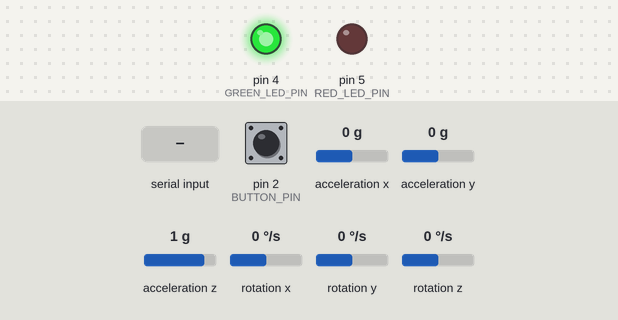
Simulated run of this sketch. Board: Arduino Uno, built with avr-gcc and run on an emulated ATmega328P. Shown: output pins drawn as LEDs (lit = HIGH). Wiring (inferred from the names in the program): MPU-6050 motion sensor at I2C address 0x68. Dashed ring = blinking. The inputs (shaded band) are chosen by the test bench; at power-on: pin 2 (BUTTON_PIN) HIGH, acceleration x 0 g, acceleration y 0 g, acceleration z 1 g, rotation x 0 °/s, rotation y 0 °/s, rotation z 0 °/s. What the sketch prints to the serial monitor is not drawn.

Above: at 2.1 s.
2.2 s: "C" received over Serial
At 2.6 s:
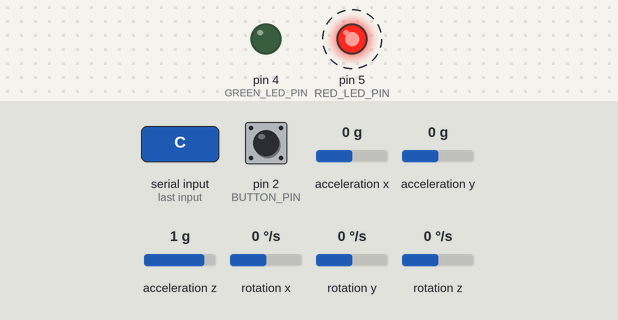
8.2 s: "F" received over Serial
At 8.5 s:
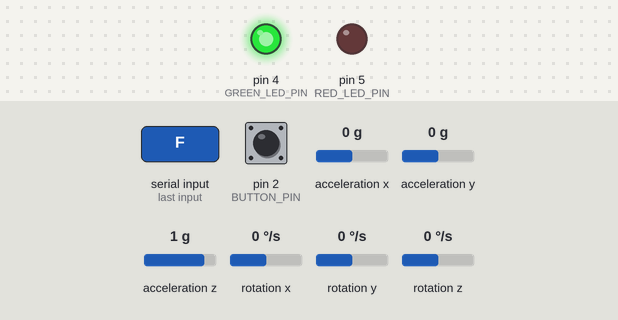
Timing chart, 0 to 11.2 s (numbered marks = the images above; inputs shaded):
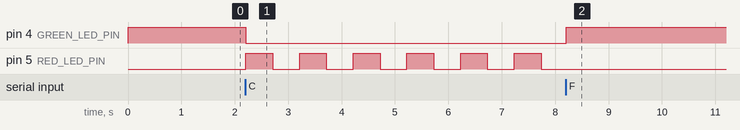

Measured:
- after the input at 2.2 s, pin 4 (GREEN_LED_PIN): HIGH → LOW at once; pin 5 (RED_LED_PIN): alternates HIGH for 0.50 s and LOW for 0.50 s, starting at once
- after the input at 8.2 s, pin 4 (GREEN_LED_PIN): LOW → HIGH at once; pin 5 (RED_LED_PIN): stops changing and stays LOW

The sketch:

tilt_plane_controller.ino
```cpp
/*
  Tilt Flight controller: Arduino Uno + MPU6050 + pushbutton.
  MPU6050: VCC according to the breakout's specification, GND->GND,
  SDA->A4, SCL->A5, AD0->GND (address 0x68).
  Button: D2 to one side, GND to the other (INPUT_PULLUP).

  Serial at 115200: pitch_deg,roll_deg,yaw_rate_dps,button (CSV)
  Pitch/roll are complementary-filtered accel+gyro angles; yaw is gyro Z rate.
  The MPU6050 has no compass, so it cannot provide an absolute heading.
*/
#include <Wire.h>

const uint8_t MPU_ADDR = 0x68;
const uint8_t BUTTON_PIN = 2;
// LEDs: connect each pin to an LED anode through a resistor; cathodes go to GND.
const uint8_t GREEN_LED_PIN = 4;
const uint8_t RED_LED_PIN = 5;
const float ACCEL_LSB_PER_G = 16384.0f;     // +/-2 g after reset
const float GYRO_LSB_PER_DPS = 131.0f;      // +/-250 deg/s after reset
const float COMPLEMENTARY_ALPHA = 0.96f;
const uint16_t CAL_SAMPLES = 180;

float gyroBiasX = 0, gyroBiasY = 0, gyroBiasZ = 0;
float pitchDeg = 0, rollDeg = 0, yawRateDps = 0;
bool anglesReady = false;
unsigned long previousMicros = 0;
int buttonStable = HIGH, buttonCandidate = HIGH;
unsigned long buttonChangedAt = 0;
bool flightActive = true;
bool crashLedOn = false;
unsigned long lastCrashLedToggle = 0;

void readFlightStateCommand() {
  while (Serial.available() > 0) {
    char command = Serial.read();
    if (command == 'F') {
      flightActive = true;
      crashLedOn = false;
      digitalWrite(GREEN_LED_PIN, HIGH);
      digitalWrite(RED_LED_PIN, LOW);
    } else if (command == 'C') {
      flightActive = false;
      crashLedOn = true;
      lastCrashLedToggle = millis();
      digitalWrite(GREEN_LED_PIN, LOW);
      digitalWrite(RED_LED_PIN, HIGH);
    }
  }
}

void updateLeds() {
  if (flightActive) return;
  unsigned long now = millis();
  if (now - lastCrashLedToggle >= 500) {
    lastCrashLedToggle = now;
    crashLedOn = !crashLedOn;
    digitalWrite(RED_LED_PIN, crashLedOn ? HIGH : LOW);
  }
}

bool readFrame(int16_t &ax, int16_t &ay, int16_t &az,
               int16_t &gx, int16_t &gy, int16_t &gz) {
  Wire.beginTransmission(MPU_ADDR);
  Wire.write(0x3B); // accel X high byte; accel, temperature, then gyro
  if (Wire.endTransmission(false) != 0) return false;
  if (Wire.requestFrom(MPU_ADDR, (uint8_t)14, (uint8_t)true) != 14) {
    while (Wire.available()) Wire.read();
    return false;
  }
  int16_t values[7];
  for (uint8_t i = 0; i < 7; ++i) {
    uint8_t hi = Wire.read();
    uint8_t lo = Wire.read();
    values[i] = (int16_t)(((uint16_t)hi << 8) | lo);
  }
  ax = values[0]; ay = values[1]; az = values[2];
  gx = values[4]; gy = values[5]; gz = values[6];
  return true;
}

void setup() {
  Serial.begin(115200);
  Wire.begin();
  Wire.setClock(400000);
  pinMode(BUTTON_PIN, INPUT_PULLUP);
  pinMode(GREEN_LED_PIN, OUTPUT);
  pinMode(RED_LED_PIN, OUTPUT);
  digitalWrite(GREEN_LED_PIN, HIGH);
  digitalWrite(RED_LED_PIN, LOW);

  Wire.beginTransmission(MPU_ADDR);
  Wire.write(0x6B); // PWR_MGMT_1: wake the MPU6050
  Wire.write(0x00);
  Wire.endTransmission(true);
  delay(100);

  // Keep the board still and level for this brief gyro-bias calibration.
  int32_t sx = 0, sy = 0, sz = 0;
  uint16_t good = 0;
  for (uint16_t i = 0; i < CAL_SAMPLES; ++i) {
    int16_t ax, ay, az, gx, gy, gz;
    if (readFrame(ax, ay, az, gx, gy, gz)) {
      sx += gx; sy += gy; sz += gz; ++good;
    }
    delay(4);
  }
  if (good) {
    gyroBiasX = (float)sx / good;
    gyroBiasY = (float)sy / good;
    gyroBiasZ = (float)sz / good;
  }
  previousMicros = micros();
}

void loop() {
  readFlightStateCommand();
  updateLeds();
  int16_t ax, ay, az, rawGx, rawGy, rawGz;
  if (!readFrame(ax, ay, az, rawGx, rawGy, rawGz)) {
    delay(20);
    return;
  }
  unsigned long now = micros();
  float dt = (now - previousMicros) * 0.000001f;
  previousMicros = now;
  if (dt <= 0 || dt > 0.1f) dt = 0.02f;

  float accX = ax / ACCEL_LSB_PER_G;
  float accY = ay / ACCEL_LSB_PER_G;
  float accZ = az / ACCEL_LSB_PER_G;
  float accelPitch = atan2(-accX, sqrt(accY * accY + accZ * accZ)) * 57.29578f;
  float accelRoll = atan2(accY, accZ) * 57.29578f;
  float gx = (rawGx - gyroBiasX) / GYRO_LSB_PER_DPS;
  float gy = (rawGy - gyroBiasY) / GYRO_LSB_PER_DPS;
  float gz = (rawGz - gyroBiasZ) / GYRO_LSB_PER_DPS;

  if (!anglesReady) {
    pitchDeg = accelPitch;
    rollDeg = accelRoll;
    anglesReady = true;
  } else {
    // Board X rotation is roll; board Y rotation is pitch.
    pitchDeg = COMPLEMENTARY_ALPHA * (pitchDeg + gy * dt)
             + (1.0f - COMPLEMENTARY_ALPHA) * accelPitch;
    rollDeg = COMPLEMENTARY_ALPHA * (rollDeg + gx * dt)
            + (1.0f - COMPLEMENTARY_ALPHA) * accelRoll;
  }
  yawRateDps = gz;

  int reading = digitalRead(BUTTON_PIN);
  if (reading != buttonCandidate) {
    buttonCandidate = reading;
    buttonChangedAt = millis();
  }
  if (millis() - buttonChangedAt >= 25) buttonStable = buttonCandidate;

  Serial.print(pitchDeg, 2); Serial.print(',');
  Serial.print(rollDeg, 2); Serial.print(',');
  Serial.print(yawRateDps, 2); Serial.print(',');
  Serial.println(buttonStable == LOW ? 1 : 0);
  delay(15);
}
```
